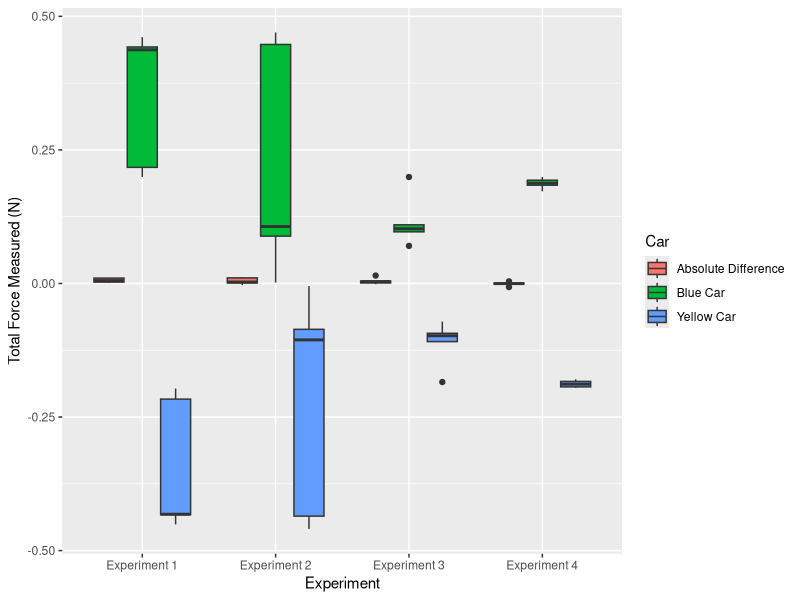

Write R code to recreate this figure.
## ---- chunk 1
knitr::opts_chunk$set(echo = TRUE)
## ---- chunk 2
data <- read.csv("./data.csv")
## ---- chunk 3
force_areas <- function(positive_force, negative_force) {
  i <- 1
  positive_sum <- 0
  negative_sum <- 0
  
  positive_median <- median(positive_force)
  negative_median <- median(negative_force)
  
  for (i in 1:251) {
    positive_sum <- positive_sum + positive_force[i] - positive_median;
    negative_sum <- negative_sum + negative_force[i] - negative_median;
    
  }
  
  positive_total_force <- positive_sum * 0.01
  negative_total_force <- negative_sum * 0.01
  
  c(positive_total_force, negative_total_force)
}
## ---- chunk 4
test_trial <- function(start, end, experiment) {
  results <- data.frame()
  
  for (i in start:end) {
    x_name <- paste("Data.Set.", i, "..Force.G..N.", sep="")
    y_name <- paste("Data.Set.", i, "..Force.Y..N.", sep="")
    
    m <- force_areas(data[, x_name], data[, y_name])
    results <- rbind(results, data.frame(force=m[1], car="Yellow Car", experiment))
    results <- rbind(results, data.frame(force=m[2], car="Blue Car", experiment))
    results <- rbind(results, data.frame(force=m[2] + m[1], car="Absolute Difference", experiment))
  }
  
  results
}

## ---- chunk 5
calc_err <- function(data) {
  y.force = data[data$car == "Yellow Car", "force"]
  b.force = data[data$car == "Blue Car", "force"]
  diff.force = y.force + b.force
  
  # We find the absolute error of the difference between the two forces
  force.abs.err <- (max(diff.force) - min(diff.force)) / 2
  
  # Then we divide that by the average absolute force from the two force sensors
  # to find the relative error
  force.rel.err <- force.abs.err / mean(c(abs(y.force), abs(b.force)))
  
  data.frame(force.abs.err, force.rel.err)
}
## ---- chunk 6
exp.1.data <- test_trial(1,5, "Experiment 1")
calc_err(exp.1.data)
## ---- chunk 7
exp.1.data
## ---- chunk 8
exp.2.data <- test_trial(6,10, "Experiment 2")
calc_err(exp.2.data)
## ---- chunk 9
exp.2.data
## ---- chunk 10
exp.3.data <- test_trial(11,15, "Experiment 3")
calc_err(exp.3.data)
## ---- chunk 11
exp.3.data
## ---- chunk 12
exp.4.data <- test_trial(16,20, "Experiment 4")
calc_err(exp.4.data)
## ---- chunk 13
exp.4.data
## ---- chunk 14
library(ggplot2)
results <- rbind(exp.1.data, exp.2.data, exp.3.data, exp.4.data)

ggplot(results, aes(x=factor(experiment), y=force, fill=factor(car))) +
  geom_boxplot() +
  labs(x="Experiment", y = "Total Force Measured (N)") +
  guides(fill=guide_legend("Car"))
